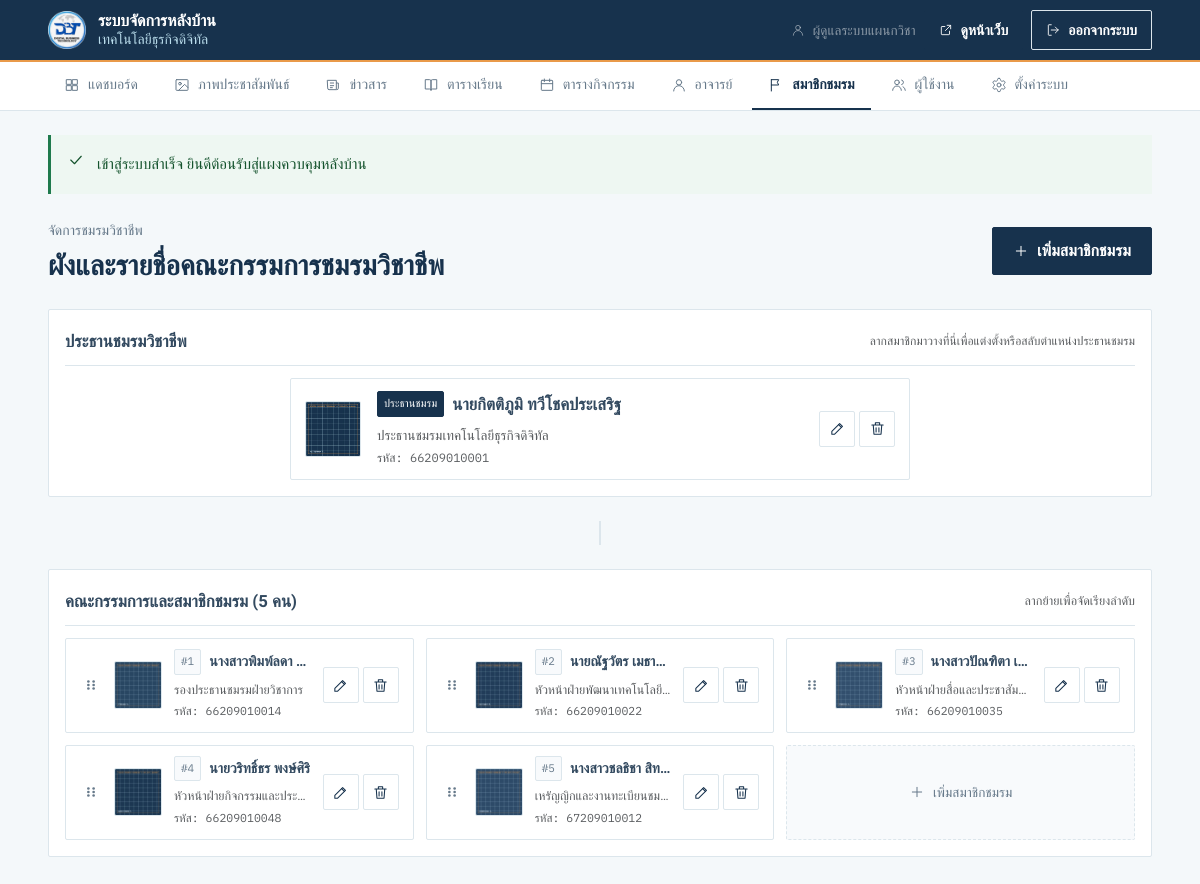
The app's page /admin/club.php (signed in) with its own data.
### tables this page shows
CREATE TABLE
  IF NOT EXISTS `users` (
    `id` INT AUTO_INCREMENT PRIMARY KEY,
    `username` VARCHAR(50) NOT NULL UNIQUE,
    `password_hash` VARCHAR(255) NOT NULL,
    `full_name` VARCHAR(100) NOT NULL,
    `role` VARCHAR(20) NOT NULL DEFAULT 'admin',
    `created_at` TIMESTAMP DEFAULT CURRENT_TIMESTAMP
  );

CREATE TABLE
  IF NOT EXISTS `club_members` (
    `id` INT AUTO_INCREMENT PRIMARY KEY,
    `student_id` VARCHAR(20) NULL,
    `name` VARCHAR(100) NOT NULL,
    `club_role` VARCHAR(100) NOT NULL,
    `is_club_head` TINYINT (1) NOT NULL DEFAULT 0,
    `image_path` VARCHAR(255) NULL,
    `sort_order` INT NOT NULL DEFAULT 0,
    INDEX `idx_club_order` (`is_club_head` DESC, `sort_order` ASC, `id` ASC)
  );

### admin/club.php (the view, shortened to what the rows shown need)
<?php
require_once __DIR__ . '/../includes/config.php';
require_once __DIR__ . '/../includes/helpers.php';
require_once __DIR__ . '/../includes/services/AuthService.php';
require_once __DIR__ . '/../includes/services/FacultyService.php';
AuthService::requireLogin();
$action   = filter_input(INPUT_GET, 'action', FILTER_DEFAULT) ?: 'list';
$editItem = null;
$allMembers = FacultyService::getAllClubMembers();
$clubPresident = null;
$officerMembers = [];
foreach ($allMembers as $member) {
    if ($member['is_club_head'] && $clubPresident === null) {
        $clubPresident = $member;
    } else {
        $officerMembers[] = $member;
    }
}
require_once __DIR__ . '/../includes/admin-header.php';
?>
<div class="d-flex justify-content-between align-items-center mb-4">
  <div>
    <h1 style="font-size: 1.75rem; margin: 0;">ผังและรายชื่อคณะกรรมการชมรมวิชาชีพ</h1>
  </div>
</div>
<?php if ($action === 'new' || $action === 'edit'): ?>
  <!-- ====================================================================
       ADD / EDIT FORM
       ==================================================================== -->
  <div class="admin-card">
    <div class="admin-card-head">
      <h3><?= $action === 'edit' ? 'แก้ไขสมาชิกชมรม #' . (int) $editItem['id'] : 'เพิ่มสมาชิกชมรมใหม่' ?></h3>
    </div>
    <form method="POST" action="<?= url('admin/club') ?>" enctype="multipart/form-data" id="form-club-editor">
      <?= csrf_field() ?>
      <input type="hidden" name="sub_action" value="save">
      <?php if ($editItem): ?>
        <input type="hidden" name="id" value="<?= (int) $editItem['id'] ?>">
      <?php endif; ?>
      <div class="row g-3">
        <div class="col-12 col-md-4">
          <label for="input-club-student-id" class="form-label">รหัสนักเรียน/นักศึกษา</label>
          <input type="text"
                 name="student_id"
                 id="input-club-student-id"
                 class="form-control mono"
                 placeholder="66209010001"
                 value="<?= e($_POST['student_id'] ?? $editItem['student_id'] ?? '') ?>">
        </div>
        <div class="col-12 col-md-4">
          <label for="input-club-name" class="form-label">ชื่อ-นามสกุล <span class="req">*</span></label>
          <input type="text"
                 name="name"
                 id="input-club-name"
                 class="form-control"
                 placeholder="นายกิตติภูมิ ทวีโชคประเสริฐ"
                 value="<?= e($_POST['name'] ?? $editItem['name'] ?? '') ?>"
                 required>
        </div>
        <div class="col-12 col-md-4">
          <label for="input-club-role" class="form-label">ตำแหน่งในชมรม <span class="req">*</span></label>
          <input type="text"
                 name="club_role"
                 id="input-club-role"
                 class="form-control"
                 placeholder="ประธานชมรม / ฝ่ายวิชาการ"
                 value="<?= e($_POST['club_role'] ?? $editItem['club_role'] ?? '') ?>"
                 required>
        </div>
        <div class="col-12">
          <label class="form-label fw-semibold">รูปถ่ายสมาชิกชมรม (สัดส่วน 1:1 หรือ 4:5)</label>
          <div class="image-upload-wrapper is-portrait"
               data-image-upload
               data-current-src="<?= !empty($editItem['image_path']) ? url($editItem['image_path']) : '' ?>">
            <div class="image-upload-preview">
              <?php if (!empty($editItem['image_path']) && file_exists(ROOT_PATH . '/' . $editItem['image_path'])): ?>
                <img src="<?= url($editItem['image_path']) ?>" class="preview-img" alt="รูปถ่ายปัจจุบัน">
                <span class="preview-badge badge-current">รูปปัจจุบัน</span>
              <?php else: ?>
                <div class="preview-placeholder">
                  <svg width="32" height="32" viewBox="0 0 24 24" fill="none" stroke="currentColor" stroke-width="1.5">
                    <circle cx="12" cy="8" r="4"/><path d="M4 21a8 8 0 0 1 16 0"/>
                  </svg>
                  <span>ยังไม่มีรูปถ่าย</span>
                </div>
              <?php endif; ?>
            </div>
            <div class="image-upload-dropzone" role="button" tabindex="0" aria-label="คลิกเพื่อเลือกไฟล์รูปภาพ หรือลากไฟล์มาวาง">
              <input type="file"
                     name="image"
                     id="input-club-image"
                     class="image-upload-input"
                     accept="image/jpeg,image/png,image/webp">
              <div class="dropzone-content">
                <div class="dropzone-icon">
                  <svg width="28" height="28" viewBox="0 0 24 24" fill="none" stroke="currentColor" stroke-width="1.75">
                    <path d="M21 15v4a2 2 0 0 1-2 2H5a2 2 0 0 1-2-2v-4"/>
                    <polyline points="17 8 12 3 7 8"/>
                    <line x1="12" y1="3" x2="12" y2="15"/>
                  </svg>
                </div>
                <div class="dropzone-text">
                  <strong>คลิกเพื่อเลือกรูปภาพ</strong> หรือลากไฟล์มาวางที่นี่
                </div>
                <div class="dropzone-hint">
                  รองรับไฟล์ JPG, PNG หรือ WebP (ขนาดสูงสุด 5 MB · สัดส่วน 1:1 หรือ 4:5)
                </div>
                <div class="dropzone-file-selected d-none">
                  <span class="file-name mono"></span>
                  <button type="button" class="btn-clear-file" title="ล้างรูปที่เลือก">ยกเลิก</button>
                </div>
              </div>
            </div>
          </div>
        </div>
        <div class="col-12 pt-2">
          <div class="form-check form-switch d-inline-flex align-items-center gap-2">
            <input class="form-check-input"
                   type="checkbox"
                   role="switch"
                   name="is_club_head"
                   value="1"
                   id="input-club-is-head"
                   <?= !empty($_POST['is_club_head'] ?? $editItem['is_club_head'] ?? 0) ? 'checked' : '' ?>>
            <label class="form-check-label fw-bold text-navy" for="input-club-is-head">
              เป็นประธานชมรมวิชาชีพ
            </label>
          </div>
        </div>
      </div>
      <div class="mt-4 pt-3 border-top d-flex justify-content-end gap-2">
        <a href="<?= url('admin/club') ?>" class="btn btn-line">ยกเลิก</a>
        <button type="submit" class="btn btn-navy">
          <?= icon('check', 16) ?>
          <span>บันทึกข้อมูล</span>
        </button>
      </div>
    </form>
  </div>
<?php else: ?>
  <div class="d-flex flex-column gap-4">
    <div class="tree-tier">
      <?php if ($clubPresident): ?>
        <div class="tree-slot-card tree-slot-head is-head-target"
             data-head-dropzone
             data-id="<?= (int) $clubPresident['id'] ?>"
             style="max-width: 620px; margin: 0 auto;">
          <div class="d-flex align-items-center gap-3 flex-grow-1" style="min-width: 0;">
            <?php if (!empty($clubPresident['image_path']) && file_exists(ROOT_PATH . '/' . $clubPresident['image_path'])): ?>
              <img src="<?= url($clubPresident['image_path']) ?>" class="tree-slot-avatar" style="width: 56px; height: 56px;" alt="">
            <?php else: ?>
              <div class="tree-slot-avatar-fallback" style="width: 56px; height: 56px; font-size: 15px;">
                <?= initials($clubPresident['name']) ?>
              </div>
            <?php endif; ?>
            <div class="text-truncate">
              <div class="d-flex align-items-center gap-2 mb-1">
                <span class="tree-slot-order-badge" style="background: var(--c-navy); color: #fff; border-color: var(--c-navy);">ประธานชมรม</span>
                <strong class="text-navy" style="font-size: 1.05rem;"><?= e($clubPresident['name']) ?></strong>
              </div>
              <div class="text-muted" style="font-size: 13.5px;"><?= e($clubPresident['club_role']) ?></div>
              <?php if (!empty($clubPresident['student_id'])): ?>
                <div class="mono text-muted" style="font-size: 12px;">รหัส: <?= e($clubPresident['student_id']) ?></div>
              <?php endif; ?>
            </div>
          </div>
          <div class="d-flex gap-1 flex-shrink-0">
            <a href="<?= url('admin/club?action=edit&id=' . (int) $clubPresident['id']) ?>"
               class="btn btn-action-icon btn-line"
               title="แก้ไข">
              <?= icon('pencil', 17) ?>
            </a>
            <form method="POST" action="<?= url('admin/club') ?>" class="d-inline">
              <button type="submit"
                      class="btn btn-action-icon btn-danger-line"
                      title="ลบ"
                      data-confirm="ยืนยันการลบสมาชิกชมรมท่านนี้?">
                <?= icon('trash', 17) ?>
              </button>
            </form>
          </div>
        </div>
      <?php endif; ?>
    </div>
    <div class="tree-tier">
      <div class="tree-slot-grid"
           data-tree-grid
           data-reorder-endpoint="<?= url('admin/club') ?>"
           data-csrf="<?= csrf_token() ?>">
        <?php foreach ($officerMembers as $index => $member): ?>
          <div class="tree-slot-card"
               draggable="true"
               data-id="<?= (int) $member['id'] ?>">
            <div class="tree-slot-handle" title="ลากเพื่อย้ายลำดับ">
              <svg width="14" height="14" viewBox="0 0 16 16" fill="currentColor">
                <circle cx="5" cy="4" r="1.5"/><circle cx="11" cy="4" r="1.5"/>
                <circle cx="5" cy="8" r="1.5"/><circle cx="11" cy="8" r="1.5"/>
                <circle cx="5" cy="12" r="1.5"/><circle cx="11" cy="12" r="1.5"/>
              </svg>
            </div>
            <?php if (!empty($member['image_path']) && file_exists(ROOT_PATH . '/' . $member['image_path'])): ?>
              <img src="<?= url($member['image_path']) ?>" class="tree-slot-avatar" alt="">
            <?php else: ?>
              <div class="tree-slot-avatar-fallback">
                <?= initials($member['name']) ?>
              </div>
            <?php endif; ?>
            <div class="flex-grow-1" style="min-width: 0;">
              <div class="d-flex align-items-center gap-2 mb-1">
                <span class="tree-slot-order-badge">#<?= $index + 1 ?></span>
                <span class="fw-bold text-truncate text-navy" style="font-size: 14px;" title="<?= e($member['name']) ?>">
                  <?= e($member['name']) ?>
                </span>
              </div>
              <div class="text-muted text-truncate" style="font-size: 12.5px;" title="<?= e($member['club_role']) ?>">
                <?= e($member['club_role']) ?>
              </div>
              <?php if (!empty($member['student_id'])): ?>
                <div class="mono text-muted text-truncate" style="font-size: 11.5px;" title="<?= e($member['student_id']) ?>">
                  รหัส: <?= e($member['student_id']) ?>
                </div>
              <?php endif; ?>
            </div>
            <div class="d-flex gap-1 flex-shrink-0">
              <a href="<?= url('admin/club?action=edit&id=' . (int) $member['id']) ?>"
                 class="btn btn-action-icon btn-line"
                 title="แก้ไข">
                <?= icon('pencil', 16) ?>
              </a>
              <form method="POST" action="<?= url('admin/club') ?>" class="d-inline">
                <button type="submit"
                        class="btn btn-action-icon btn-danger-line"
                        title="ลบ"
                        data-confirm="ยืนยันการลบสมาชิกชมรมท่านนี้?">
                  <?= icon('trash', 16) ?>
                </button>
              </form>
            </div>
          </div>
        <?php endforeach; ?>
      </div>
    </div>
  </div>
<?php endif; ?>
<?php require_once __DIR__ . '/../includes/admin-footer.php'; ?>

### includes/admin-header.php (shortened to what the rows shown need)
<?php
require_once __DIR__ . '/config.php';
require_once __DIR__ . '/helpers.php';
require_once __DIR__ . '/services/AuthService.php';
$currentUser = AuthService::requireLogin();
?>
<!DOCTYPE html>
<html lang="th">
<head>
  <link href="https://cdn.jsdelivr.net/npm/bootstrap@5.3.3/dist/css/bootstrap.min.css" rel="stylesheet">
  <link href="https://cdn.jsdelivr.net/npm/quill@2.0.2/dist/quill.snow.css" rel="stylesheet">
  <link rel="stylesheet" href="<?= url('assets/css/site.css') ?>?v=<?= file_exists(ROOT_PATH . '/assets/css/site.css') ? filemtime(ROOT_PATH . '/assets/css/site.css') : '1' ?>">
  <link rel="stylesheet" href="<?= url('assets/css/admin.css') ?>?v=<?= file_exists(ROOT_PATH . '/assets/css/admin.css') ? filemtime(ROOT_PATH . '/assets/css/admin.css') : '1' ?>">
</head>
<body style="padding-bottom: 40px; background-color: var(--c-bg-alt);">
<header class="admin-header py-2">
  <div class="container-xl d-flex align-items-center justify-content-between">
    <div class="d-flex align-items-center gap-2">
      <span class="text-white-50 d-none d-md-inline mono" style="font-size: 13.5px;">
        <?= icon('user', 14) ?> <?= e($currentUser['full_name'] ?? $currentUser['username'] ?? 'Admin') ?>
      </span>
      <a href="<?= url('index') ?>" class="btn btn-sm btn-navy" target="_blank" title="ดูหน้าเว็บจริง">
        <?= icon('external', 14) ?>
        <span class="d-none d-sm-inline">ดูหน้าเว็บ</span>
      </a>
      <form method="POST" action="<?= url('logout') ?>" class="d-inline m-0">
        <button type="submit" class="btn btn-sm btn-line text-white border-white-50" title="ออกจากระบบ">
        </button>
      </form>
    </div>
  </div>
</header>
<div class="<?= !empty($containerFluid) ? 'container-fluid px-3 px-xl-4 px-xxl-5' : 'container-xl' ?> pt-4">

### includes/helpers.php (shortened to what the rows shown need)
<?php
require_once __DIR__ . '/db.php';
function e($v): string
{
    return htmlspecialchars((string) $v, ENT_QUOTES, 'UTF-8');
}
function url(string $path = ''): string
{
    $clean = ltrim($path, '/');
    if ($clean !== '' && !str_starts_with($clean, 'uploads/') && !str_starts_with($clean, 'assets/') && !str_starts_with($clean, 'favicon.')) {
        $clean = preg_replace('/\.php(\?.*)?$/', '$1', $clean);
        if ($clean === 'index') {
            $clean = '';
        } elseif ($clean === 'admin/index') {
            $clean = 'admin';
        }
    }
    $root = rtrim(BASE_URL, '/');
    if ($clean === '') {
        return $root !== '' ? $root . '/' : '/';
    }
    return ($root !== '' ? $root : '') . '/' . $clean;
}
function csrf_token(): string
{
    return $_SESSION['csrf'];
}
function icon(string $name, int $size = 20, string $class = ''): string
{
    $c = $class ? ' class="' . e($class) . '"' : '';
    return '<svg' . $c . ' width="' . $size . '" height="' . $size . '" viewBox="0 0 24 24" fill="none" stroke="currentColor" stroke-width="1.5" stroke-linecap="round" stroke-linejoin="round" aria-hidden="true" focusable="false">' . ($p[$name] ?? '') . '</svg>';
}

### records on screen
users: full_name "ผู้ดูแลระบบแผนกวิชา"
club_members: image_path (picture), name "นายกิตติภูมิ ทวีโชคประเสริฐ", club_role "ประธานชมรมเทคโนโลยีธุรกิจดิจิทัล", student "66209010001"
club_members: image_path (picture), name "นางสาวพิมพ์ลดา…", club_role "รองประธานชมรมฝ่ายวิชาการ", student "66209010014"
club_members: image_path (picture), name "นายณัฐวัตร เมธา…", club_role "หัวหน้าฝ่ายพัฒนาเทคโนโลยี…", student "66209010022"
club_members: image_path (picture), name "นางสาวปัณฑิตา เ…", club_role "หัวหน้าฝ่ายสื่อและประชาสัม…", student "66209010035"
club_members: image_path (picture), name "นายวริทธิ์ธร พงษ์ศิริ", club_role "หัวหน้าฝ่ายกิจกรรมและประ…", student "66209010048"
club_members: image_path (picture), name "นางสาวชลธิชา สิท…", club_role "เหรัญญิกและงานทะเบียนชมรม", student "67209010012"

### other values on screen
SITE_NAME "เทคโนโลยีธุรกิจดิจิทัล"
$flash['msg'] "เข้าสู่ระบบสำเร็จ ยินดีต้อนรับสู่แผงควบคุมหลังบ้าน"
count($officerMembers) "5"
